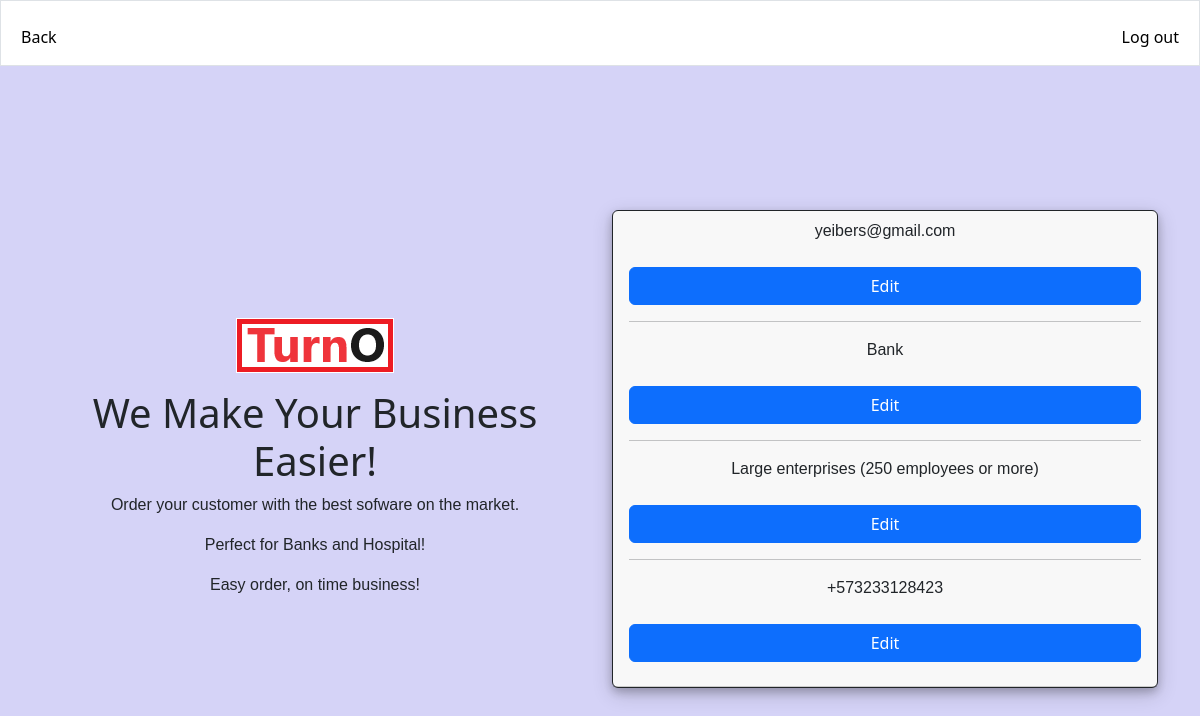
The page /profile (signed in) on the database its author committed.
### tables this page shows
CREATE TABLE user (
id INTEGER PRIMARY KEY AUTOINCREMENT,
email TEXT NOT NULL,
hash NOT NULL,
business TEXT NOT NULL,
size TEXT NOT NULL,
phone TEXT NOT NULL,
security TEXT NOT NULL,
answer TEXT NOT NULL,
signupdate TIMESTAMP NOT NULL
);

### app.py (the view, shortened to what this page needs)
@app.route("/profile", methods=["GET","POST"])
def profile():
    id = session.get("user_id")
    user_id = id
    email = request.form.get("email")
    size = request.form.get("size")
    rows = db.execute("SELECT * FROM user WHERE id = ?", user_id)
    return render_template("profile.html", rows=rows)

### app.py (called while the page is built)
@app.after_request
def after_request(response):
    response.headers["Cache-Control"] = "no-cache, no-store, must-revalidate"
    response.headers["Expires"] = 0
    response.headers["Pragma"] = "no-cache"
    return response

### templates/profile.html (shortened to what this page needs)
{% extends "layout.html" %}
    {% block house %}
    <nav class="bg-light border navbar navbar-expand-md navbar-light">
        <div class="container-fluid">
            <div class="collapse navbar-collapse" id="navbar">
                <ul class="navbar-nav me-auto mt-2">
                    <li class="nav-item"><a class="nav-link" href="/home">Back</a></li>
                </ul>
                <ul class="navbar-nav ms-auto mt-2">
                    <li class="nav-item"><a class="nav-link" href="/logout">Log out</a></li>
                </ul>
            </div>
        </div>
    </nav>
    {% endblock %}
    {% block main %}
        <form action="/profile" method="post">
            <div class="row align-items-start">
            </div>
            <div class="row align-items-center">
                <div class="col">
                    <img src="static/turno.png">
                    <h1>We Make Your Business Easier!</h1>
                    <p>Order your customer with the best sofware on the market.</p>
                    <p>Perfect for Banks and Hospital!</p>
                    <p>Easy order, on time business!</p>
                </div>
                <div class="col">
                    <div class="card border-dark mb-3">
                        <div class="card-header">
                            {% for row in rows %}
                                <div class="d-grid gap-2">
                                    <p>{{row.email}} </p>
                                    <button class="btn btn-primary" type="submit" name="email" value="1">Edit</button>
                                </div>
                                <hr class="divider">
                                <div class="d-grid gap-2">
                                    <p>{{row.business}}  </p>
                                    <button class="btn btn-primary" type="submit" name="business" value="2">Edit</button>
                                </div>
                                <hr class="divider">
                                <div class="d-grid gap-2">
                                    <p> {{row.size}} </p>
                                    <button class="btn btn-primary" type="submit" name="size" value="3">Edit</button>
                                </div>
                                <hr class="divider">
                                <div class="d-grid gap-2">
                                    <p> {{row.phone}} </p>
                                    <button class="btn btn-primary" type="submit" name="phone" value="4">Edit</button>
                                </div>
                            {% endfor %}
                        </div>
                    </div>
                </div>
            </div>
        </form>
    {% endblock %}

### static/styles.css (style rules this page uses)
div.card { box-shadow: 0 4px 8px 0 rgba(0, 0, 0, 0.2), 0 6px 20px 0 rgba(0, 0, 0, 0.19); }
body { background-color: rgba(17, 3, 211, 0.171); }
.navbar { background-color: rgb(255, 255, 255) !important; }
.nav-link { color: rgb(0, 0, 0) !important; }
p { font-family: "Arial", Helvetica, sans-serif; }

### rows shown on the page
user: email "yeibers@gmail.com", business "Bank", size "Large enterprises (250 employees or more)", phone "+573233128423"
